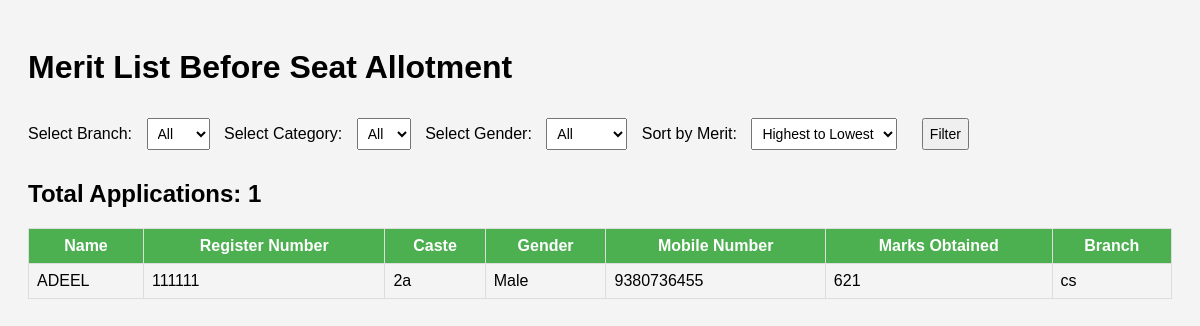
The page /merit_list.php on the database its author committed.
### tables this page shows
CREATE TABLE `students` (
  `id` int(11) NOT NULL,
  `sats_no` varchar(50) NOT NULL,
  `aadhar_no` varchar(12) NOT NULL,
  `names` varchar(100) NOT NULL,
  `mother_name` varchar(100) NOT NULL,
  `father_name` varchar(100) NOT NULL,
  `dob` date NOT NULL,
  `gender` enum('Male','Female') NOT NULL,
  `nationality` enum('Yes','No') NOT NULL,
  `religion` varchar(50) NOT NULL,
  `exam_type` enum('SSLC','CBSE','ICSE','Others') NOT NULL,
  `native_state` varchar(50) NOT NULL,
  `native_district` varchar(50) NOT NULL,
  `years_studied` int(11) DEFAULT NULL,
  `rural_study` enum('Yes','No') NOT NULL,
  `kannada_medium` enum('Yes','No') NOT NULL,
  `exemption_rule` enum('Yes','No') NOT NULL,
  `clause_code` varchar(50) DEFAULT NULL,
  `snq_quota` enum('Yes','No') NOT NULL,
  `hyd_kar_quota` enum('Yes','No') NOT NULL,
  `special_category` varchar(50) DEFAULT NULL,
  `reserved_category` varchar(50) DEFAULT NULL,
  `caste_name` varchar(50) DEFAULT NULL,
  `annual_income` decimal(10,2) DEFAULT NULL,
  `total_marks` int(11) DEFAULT NULL,
  `marks_obtained` int(11) DEFAULT NULL,
  `science_marks` int(11) DEFAULT NULL,
  `maths_marks` int(11) DEFAULT NULL,
  `science_math_total` int(11) DEFAULT NULL,
  `mobile` varchar(10) NOT NULL,
  `parent_mobile` varchar(10) DEFAULT NULL,
  `email` varchar(100) DEFAULT NULL,
  `address` text DEFAULT NULL,
  `course_name` varchar(100) DEFAULT NULL,
  `SSLC_Register` varchar(50) DEFAULT NULL,
  `institution_code` varchar(50) DEFAULT NULL,
  `college_name` varchar(100) DEFAULT NULL,
  `signature_candidate` varchar(255) DEFAULT NULL,
  `signature_parent` varchar(255) DEFAULT NULL,
  `submission_date` date DEFAULT NULL,
  `sslc_marks_card` varchar(255) DEFAULT NULL,
  `tc` varchar(255) DEFAULT NULL,
  `caste_certificate` varchar(255) DEFAULT NULL,
  `income_certificate` varchar(255) DEFAULT NULL,
  `study_certificate` varchar(255) DEFAULT NULL,
  `kannada_medium_certificate` varchar(255) DEFAULT NULL,
  `rural_quota_certificate` varchar(255) DEFAULT NULL,
  `special_quota_certificate` varchar(255) DEFAULT NULL,
  `aadhar_card` varchar(255) DEFAULT NULL,
  `student_photo` varchar(255) DEFAULT NULL,
  `Year_of_passing` int(11) DEFAULT NULL,
  `pincode` varchar(10) DEFAULT NULL,
  `state_appeared` varchar(50) DEFAULT NULL
);

### merit_list.php (the view, shortened to what this page needs)
<?php
$servername = "localhost";
$username = "root";
$password = "";
$dbname = "diploma_admission";
$conn = new mysqli($servername, $username, $password, $dbname);
$branch = $_POST['branch'] ?? 'all';
$category = $_POST['category'] ?? 'all';
$gender = $_POST['gender'] ?? 'all';
$sortOrder = $_POST['sort_order'] ?? 'desc';
$query = "SELECT * FROM students WHERE 1=1";
$sortOrder = strtolower($sortOrder) === 'asc' ? 'ASC' : 'DESC';
$query .= " ORDER BY marks_obtained $sortOrder";
$result = $conn->query($query);
$students = [];
if ($result->num_rows > 0) {
    while ($row = $result->fetch_assoc()) {
        $students[] = $row;
    }
}
$totalApplicationsQuery = "SELECT COUNT(*) as total FROM students";
$totalApplicationsResult = $conn->query($totalApplicationsQuery);
$totalApplications = $totalApplicationsResult->fetch_assoc()['total'];
?>
<!DOCTYPE html>
<html lang="en">
<head>
</head>
<body>
<h1>Merit List Before Seat Allotment</h1>
<form method="POST" action="merit_list.php">
    <label for="branch">Select Branch:</label>
    <select name="branch" id="branch">
        <option value="all" <?= $branch == 'all' ? 'selected' : '' ?>>All</option>
    </select>
    <label for="category">Select Category:</label>
    <select name="category" id="category">
        <option value="all" <?= $category == 'all' ? 'selected' : '' ?>>All</option>
    </select>
    <label for="gender">Select Gender:</label>
    <select name="gender" id="gender">
        <option value="all" <?= $gender == 'all' ? 'selected' : '' ?>>All</option>
    </select>
    <label for="sort_order">Sort by Merit:</label>
    <select name="sort_order" id="sort_order">
        <option value="desc" <?= $sortOrder === 'DESC' ? 'selected' : '' ?>>Highest to Lowest</option>
    </select>
    <input type="submit" value="Filter">
</form>
<h2>Total Applications: <?= $totalApplications ?></h2>
<table>
    <thead>
        <tr>
            <th>Name</th>
            <th>Register Number</th>
            <th>Caste</th>
            <th>Gender</th>
            <th>Mobile Number</th>
            <th>Marks Obtained</th>
            <th>Branch</th>
        </tr>
    </thead>
    <tbody>
        <?php if (!empty($students)): ?>
            <?php foreach ($students as $student): ?>
                <tr>
                    <td><?= htmlspecialchars($student['names']) ?></td>
                    <td><?= htmlspecialchars($student['SSLC_Register']) ?></td>
                    <td><?= htmlspecialchars($student['reserved_category']) ?></td>
                    <td><?= htmlspecialchars($student['gender']) ?></td>
                    <td><?= htmlspecialchars($student['mobile']) ?></td>
                    <td><?= htmlspecialchars($student['marks_obtained']) ?></td>
                    <td><?= htmlspecialchars($student['course_name']) ?></td>
                </tr>
            <?php endforeach; ?>
        <?php else: ?>
            <tr>
                <td colspan="7">No students found for selected filters.</td>
            </tr>
        <?php endif; ?>
    </tbody>
</table>
</body>
</html>

### merit_list.php (style rules this page uses)
body { font-family: Arial, sans-serif; background: #f4f4f4; padding: 20px; }
table { width: 100%; border-collapse: collapse; margin-top: 20px; }
th, td { border: 1px solid #ddd; padding: 8px; }
th { background-color: #4CAF50; color: white; }
select, input[type="submit"] { margin: 10px; padding: 6px; font-size: 14px; }

### rows shown on the page
students: names "ADEEL", SSLC_Register "111111", reserved_category "2a", gender "Male", mobile "9380736455", marks_obtained "621", course_name "cs"

### other values the page prints
$totalApplications "1"
